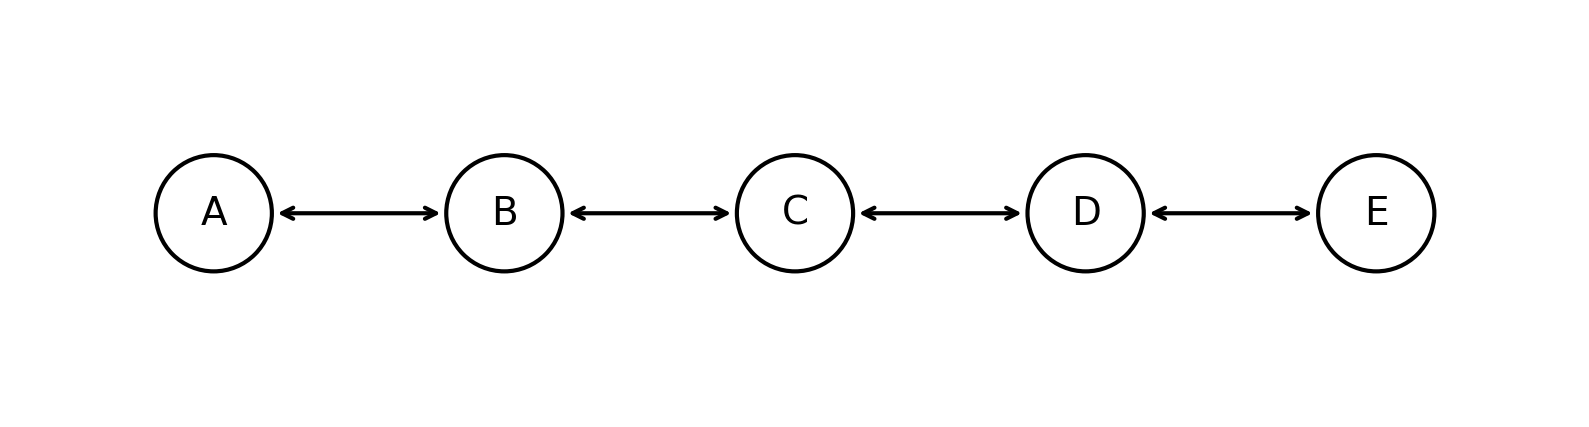

Python code for this plot:
import matplotlib.pyplot as plt
import numpy as np

# Node labels and coordinates for 5-element doubly linked list
nodes = ["A", "B", "C", "D", "E"]
n = len(nodes)
spacing = 1.5
x_positions = np.arange(n) * spacing - spacing * (n - 1) / 2
y_pos = 0
radius = 0.3

# Create coordinate mapping
coords = {label: (x_positions[i], y_pos) for i, label in enumerate(nodes)}

# Plot setup
fig, ax = plt.subplots(figsize=(10, 4))
ax.set_aspect("equal")
ax.axis("off")
ax.set_xlim(x_positions.min() - 1, x_positions.max() + 1)
ax.set_ylim(-1, 1)

# Draw circles and labels
for label, (x, y) in coords.items():
    circle = plt.Circle((x, y), radius, fill=False, linewidth=1.5, edgecolor="black")
    ax.add_patch(circle)
    ax.text(x, y, label, ha="center", va="center", fontsize=14, color="black")

# Draw bidirectional arrows between adjacent nodes
for i in range(n - 1):
    start_label = nodes[i]
    end_label = nodes[i + 1]
    x0, y0 = coords[start_label]
    x1, y1 = coords[end_label]
    # Compute boundary points
    dx, dy = x1 - x0, y1 - y0
    dist = np.hypot(dx, dy)
    ux, uy = dx / dist, dy / dist
    start_pt = (x0 + ux * radius, y0 + uy * radius)
    end_pt = (x1 - ux * radius, y1 - uy * radius)
    ax.annotate(
        "",
        xy=end_pt,
        xytext=start_pt,
        arrowprops=dict(arrowstyle="<->", color="black", linewidth=1.5),
    )

plt.show()
